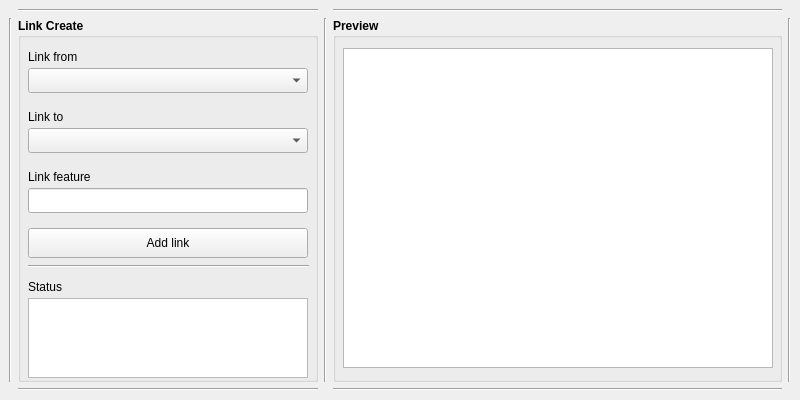
<?xml version="1.0" encoding="UTF-8"?>
<ui version="4.0">
 <class>MainWindow</class>
 <widget class="QMainWindow" name="MainWindow">
  <property name="geometry">
   <rect>
    <x>0</x>
    <y>0</y>
    <width>800</width>
    <height>400</height>
   </rect>
  </property>
  <property name="sizePolicy">
   <sizepolicy hsizetype="Preferred" vsizetype="Preferred">
    <horstretch>0</horstretch>
    <verstretch>0</verstretch>
   </sizepolicy>
  </property>
  <property name="minimumSize">
   <size>
    <width>800</width>
    <height>400</height>
   </size>
  </property>
  <property name="maximumSize">
   <size>
    <width>800</width>
    <height>400</height>
   </size>
  </property>
  <property name="baseSize">
   <size>
    <width>0</width>
    <height>0</height>
   </size>
  </property>
  <property name="font">
   <font>
    <pointsize>9</pointsize>
    <weight>75</weight>
    <bold>true</bold>
   </font>
  </property>
  <property name="windowTitle">
   <string>Question Network Model Revise</string>
  </property>
  <property name="windowIcon">
   <iconset>
    <normaloff>../../../../../../.designer/backup/am.png</normaloff>../../../../../../.designer/backup/am.png</iconset>
  </property>
  <property name="autoFillBackground">
   <bool>false</bool>
  </property>
  <property name="tabShape">
   <enum>QTabWidget::Rounded</enum>
  </property>
  <property name="dockNestingEnabled">
   <bool>false</bool>
  </property>
  <property name="unifiedTitleAndToolBarOnMac">
   <bool>false</bool>
  </property>
  <widget class="QWidget" name="centralwidget">
   <property name="font">
    <font>
     <pointsize>9</pointsize>
     <weight>75</weight>
     <italic>false</italic>
     <bold>true</bold>
    </font>
   </property>
   <layout class="QGridLayout" name="gridLayout">
    <item row="0" column="3">
     <widget class="Line" name="line_7">
      <property name="orientation">
       <enum>Qt::Horizontal</enum>
      </property>
     </widget>
    </item>
    <item row="2" column="3">
     <widget class="Line" name="line_5">
      <property name="orientation">
       <enum>Qt::Horizontal</enum>
      </property>
     </widget>
    </item>
    <item row="1" column="1">
     <widget class="QGroupBox" name="groupBox">
      <property name="minimumSize">
       <size>
        <width>300</width>
        <height>0</height>
       </size>
      </property>
      <property name="maximumSize">
       <size>
        <width>300</width>
        <height>16777215</height>
       </size>
      </property>
      <property name="title">
       <string>Link Create</string>
      </property>
      <widget class="QLabel" name="label">
       <property name="geometry">
        <rect>
         <x>10</x>
         <y>30</y>
         <width>61</width>
         <height>17</height>
        </rect>
       </property>
       <property name="font">
        <font>
         <weight>50</weight>
         <bold>false</bold>
        </font>
       </property>
       <property name="text">
        <string>Link from</string>
       </property>
      </widget>
      <widget class="QComboBox" name="cbxLinkCreate_link_from">
       <property name="geometry">
        <rect>
         <x>10</x>
         <y>50</y>
         <width>280</width>
         <height>25</height>
        </rect>
       </property>
       <property name="minimumSize">
        <size>
         <width>280</width>
         <height>25</height>
        </size>
       </property>
       <property name="maximumSize">
        <size>
         <width>280</width>
         <height>25</height>
        </size>
       </property>
      </widget>
      <widget class="QComboBox" name="cbxLinkCreate_link_to">
       <property name="geometry">
        <rect>
         <x>10</x>
         <y>110</y>
         <width>280</width>
         <height>25</height>
        </rect>
       </property>
       <property name="minimumSize">
        <size>
         <width>280</width>
         <height>25</height>
        </size>
       </property>
       <property name="maximumSize">
        <size>
         <width>280</width>
         <height>25</height>
        </size>
       </property>
      </widget>
      <widget class="QLabel" name="label_2">
       <property name="geometry">
        <rect>
         <x>10</x>
         <y>90</y>
         <width>61</width>
         <height>17</height>
        </rect>
       </property>
       <property name="font">
        <font>
         <weight>50</weight>
         <bold>false</bold>
        </font>
       </property>
       <property name="text">
        <string>Link to</string>
       </property>
      </widget>
      <widget class="QLabel" name="label_3">
       <property name="geometry">
        <rect>
         <x>10</x>
         <y>150</y>
         <width>101</width>
         <height>17</height>
        </rect>
       </property>
       <property name="font">
        <font>
         <weight>50</weight>
         <bold>false</bold>
        </font>
       </property>
       <property name="text">
        <string>Link feature</string>
       </property>
      </widget>
      <widget class="QLineEdit" name="ledLinkCreate_feature">
       <property name="geometry">
        <rect>
         <x>10</x>
         <y>170</y>
         <width>280</width>
         <height>25</height>
        </rect>
       </property>
       <property name="minimumSize">
        <size>
         <width>280</width>
         <height>25</height>
        </size>
       </property>
       <property name="maximumSize">
        <size>
         <width>280</width>
         <height>25</height>
        </size>
       </property>
      </widget>
      <widget class="QPushButton" name="btnLinkCreate_link">
       <property name="geometry">
        <rect>
         <x>10</x>
         <y>210</y>
         <width>280</width>
         <height>30</height>
        </rect>
       </property>
       <property name="minimumSize">
        <size>
         <width>280</width>
         <height>30</height>
        </size>
       </property>
       <property name="maximumSize">
        <size>
         <width>280</width>
         <height>30</height>
        </size>
       </property>
       <property name="font">
        <font>
         <weight>50</weight>
         <bold>false</bold>
        </font>
       </property>
       <property name="text">
        <string>Add link</string>
       </property>
      </widget>
      <widget class="Line" name="line_2">
       <property name="geometry">
        <rect>
         <x>10</x>
         <y>240</y>
         <width>281</width>
         <height>16</height>
        </rect>
       </property>
       <property name="orientation">
        <enum>Qt::Horizontal</enum>
       </property>
      </widget>
      <widget class="QTextBrowser" name="LinkCreate_progressText">
       <property name="geometry">
        <rect>
         <x>10</x>
         <y>280</y>
         <width>280</width>
         <height>80</height>
        </rect>
       </property>
       <property name="minimumSize">
        <size>
         <width>280</width>
         <height>80</height>
        </size>
       </property>
       <property name="maximumSize">
        <size>
         <width>280</width>
         <height>80</height>
        </size>
       </property>
      </widget>
      <widget class="QLabel" name="label_4">
       <property name="geometry">
        <rect>
         <x>10</x>
         <y>260</y>
         <width>101</width>
         <height>17</height>
        </rect>
       </property>
       <property name="font">
        <font>
         <weight>50</weight>
         <bold>false</bold>
        </font>
       </property>
       <property name="text">
        <string>Status</string>
       </property>
      </widget>
     </widget>
    </item>
    <item row="1" column="2">
     <widget class="Line" name="line">
      <property name="orientation">
       <enum>Qt::Vertical</enum>
      </property>
     </widget>
    </item>
    <item row="1" column="3">
     <widget class="QGroupBox" name="groupBox_2">
      <property name="title">
       <string>Preview</string>
      </property>
      <widget class="QTreeView" name="link_preview">
       <property name="geometry">
        <rect>
         <x>10</x>
         <y>30</y>
         <width>430</width>
         <height>320</height>
        </rect>
       </property>
       <property name="minimumSize">
        <size>
         <width>430</width>
         <height>320</height>
        </size>
       </property>
       <property name="maximumSize">
        <size>
         <width>430</width>
         <height>320</height>
        </size>
       </property>
      </widget>
     </widget>
    </item>
    <item row="1" column="0">
     <widget class="Line" name="line_3">
      <property name="orientation">
       <enum>Qt::Vertical</enum>
      </property>
     </widget>
    </item>
    <item row="2" column="1">
     <widget class="Line" name="line_4">
      <property name="orientation">
       <enum>Qt::Horizontal</enum>
      </property>
     </widget>
    </item>
    <item row="0" column="1">
     <widget class="Line" name="line_6">
      <property name="orientation">
       <enum>Qt::Horizontal</enum>
      </property>
     </widget>
    </item>
    <item row="1" column="4">
     <widget class="Line" name="line_8">
      <property name="orientation">
       <enum>Qt::Vertical</enum>
      </property>
     </widget>
    </item>
   </layout>
  </widget>
  <action name="actionLoadSettings">
   <property name="text">
    <string>Load</string>
   </property>
  </action>
  <action name="actionSaveSettings">
   <property name="text">
    <string>Save</string>
   </property>
  </action>
 </widget>
 <resources/>
 <connections/>
</ui>
